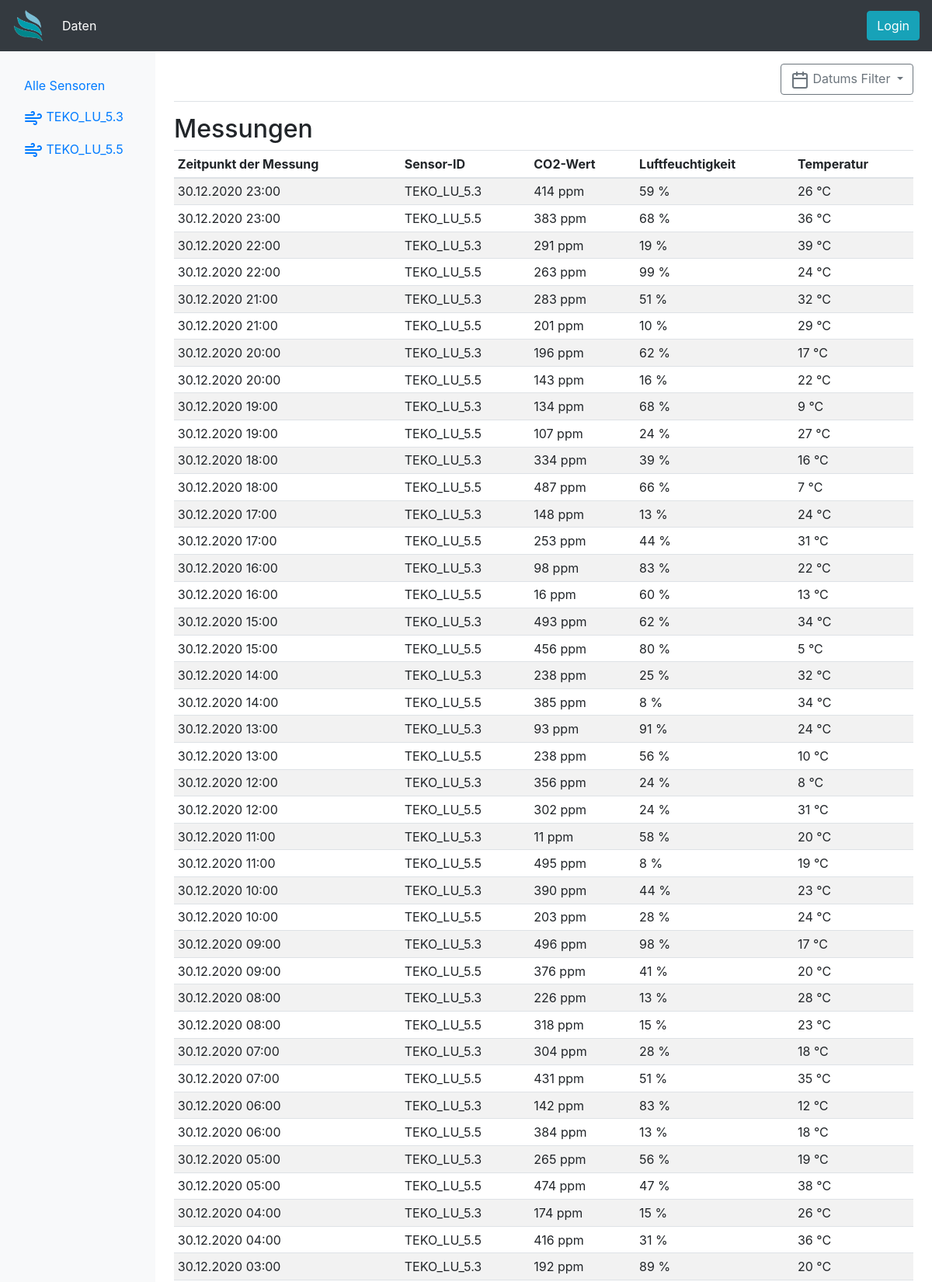
The page / (upper part) on the database its author committed.
### app.py (models this page shows)
class dbSensors(db.Model):
    id = db.Column(db.Integer, primary_key=True)
    sensorid = db.Column(db.String(10), nullable=False)
    sensorsecret = db.Column(db.String(10), nullable=False)
    sensordata = db.relationship('dbSenData', backref='sendata', lazy=True)
    lastseen = db.Column(db.String(20))
    location = db.Column(db.String(50))
    description = db.Column(db.Text)

class dbSenData(db.Model):
    id = db.Column(db.Integer, primary_key=True)
    sensorid = db.Column(db.Integer, db.ForeignKey('db_sensors.id'), nullable=False)
    co2 = db.Column(db.Integer)
    temp = db.Column(db.Integer)
    hum = db.Column(db.Integer)
    timestamp = db.Column(db.String(20), nullable=False)

### app.py (the view, shortened to what this page needs)
@app.route('/', methods=['GET'])    # Handels request for the mainpage
def index():                        # Opens template file and sends it to the user
    currentsensor = request.args.get('currentsensor')   # Gets the selected sensor from the URL
    startdate = request.args.get('startdate')           # Gets the startdate from the URL
    enddate = request.args.get('enddate')               # Gets the enddate from the URL
    if(currentsensor and (startdate == None or enddate == None)):  # Checks if the var is empty
        sensor = dbSensors.query.filter_by(sensorid=currentsensor).first()
        daten = dbSenData.query.filter_by(sendata=sensor).order_by(dbSenData.timestamp.desc()) # Selects just the wanted Sensordata
        chartdata = daten.limit(30)
        showchart = True
    else:   #When the vars are empty
        daten = dbSenData.query.order_by(dbSenData.timestamp.desc()).limit(50)# Selects the last 50 datapoints
        chartdata = daten
        showchart = False
    error=""
    return render_template('index.html', daten=daten, chartdata=chartdata, sensors=dbSensors.query.all(), showchart=showchart, error=error)

### templates/index.html (shortened to what this page needs)
{% extends 'base.html' %}
{% block body %}
{% set error = request.args.get('error') %}
<div class="container-fluid">
  <div class="row">
    <nav class="col-md-2 d-none d-md-block bg-light sidebar">
      <div class="sidebar-sticky">
        <br>
        <ul class="nav flex-column">
          <li class="nav-item">
            <a class="nav-link" href="/">
              Alle Sensoren
            </a>
          </li>
          {% for x in sensors %}
          <li class="nav-item">
            <a class="nav-link" href="/?currentsensor={{x.sensorid}}">
              <span data-feather="wind"></span>
              {{x.sensorid}}
            </a>
          </li>
          {% endfor %}
        </ul>
      </div>
    </nav>
    <main role="main" class="col-md-9 ml-sm-auto col-lg-10 px-4">
      <div
        class="d-flex justify-content-between flex-wrap flex-md-nowrap align-items-center pt-3 pb-2 mb-3 border-bottom">
        <div class="btn-toolbar mb-2 mb-md-0">
          <button type="button" class="btn btn-outline-secondary dropdown-toggle" data-toggle="dropdown"
            aria-haspopup="true" aria-expanded="false">
            <span data-feather="calendar"></span>
            Datums Filter
          </button>
        </div>
      </div>
      <h2>Messungen</h2>
      <div class="table-responsive">
        <table class="table table-striped table-sm">
          <thead>
            <tr>
              <th>Zeitpunkt der Messung</th>
              <th>Sensor-ID</th>
              <th>CO2-Wert</th>
              <th>Luftfeuchtigkeit</th>
              <th>Temperatur</th>
            </tr>
          </thead>
          <tbody>
            {% for x in daten %}
            <tr>
              <td>{{ x.timestamp }}</td>
              <td>{{ x.sendata.sensorid }}</td>
              <td>{{ x.co2}} ppm</td>
              <td>{{ x.hum }} %</td>
              <td>{{ x.temp }} °C</td>
            </tr>
            {% endfor %}
          </tbody>
        </table>
      </div>
    </main>
  </div>
</div>
{% endblock %}

### rows shown on the page
dbSensors: sensorid "TEKO_LU_5.3"
dbSensors: sensorid "TEKO_LU_5.5"
dbSenData: timestamp "30.12.2020 23:00", sendata.sensorid "TEKO_LU_5.3", co2 "414", hum "59", temp "26"
dbSenData: timestamp "30.12.2020 23:00", sendata.sensorid "TEKO_LU_5.5", co2 "383", hum "68", temp "36"
dbSenData: timestamp "30.12.2020 22:00", sendata.sensorid "TEKO_LU_5.3", co2 "291", hum "19", temp "39"
dbSenData: timestamp "30.12.2020 22:00", sendata.sensorid "TEKO_LU_5.5", co2 "263", hum "99", temp "24"
dbSenData: timestamp "30.12.2020 21:00", sendata.sensorid "TEKO_LU_5.3", co2 "283", hum "51", temp "32"
dbSenData: timestamp "30.12.2020 21:00", sendata.sensorid "TEKO_LU_5.5", co2 "201", hum "10", temp "29"
dbSenData: timestamp "30.12.2020 20:00", sendata.sensorid "TEKO_LU_5.3", co2 "196", hum "62", temp "17"
dbSenData: timestamp "30.12.2020 20:00", sendata.sensorid "TEKO_LU_5.5", co2 "143", hum "16", temp "22"
dbSenData: timestamp "30.12.2020 19:00", sendata.sensorid "TEKO_LU_5.3", co2 "134", hum "68", temp "9"
dbSenData: timestamp "30.12.2020 19:00", sendata.sensorid "TEKO_LU_5.5", co2 "107", hum "24", temp "27"
dbSenData: timestamp "30.12.2020 18:00", sendata.sensorid "TEKO_LU_5.3", co2 "334", hum "39", temp "16"
dbSenData: timestamp "30.12.2020 18:00", sendata.sensorid "TEKO_LU_5.5", co2 "487", hum "66", temp "7"
dbSenData: timestamp "30.12.2020 17:00", sendata.sensorid "TEKO_LU_5.3", co2 "148", hum "13", temp "24"
dbSenData: timestamp "30.12.2020 17:00", sendata.sensorid "TEKO_LU_5.5", co2 "253", hum "44", temp "31"
dbSenData: timestamp "30.12.2020 16:00", sendata.sensorid "TEKO_LU_5.3", co2 "98", hum "83", temp "22"
dbSenData: timestamp "30.12.2020 16:00", sendata.sensorid "TEKO_LU_5.5", co2 "16", hum "60", temp "13"
dbSenData: timestamp "30.12.2020 15:00", sendata.sensorid "TEKO_LU_5.3", co2 "493", hum "62", temp "34"
dbSenData: timestamp "30.12.2020 15:00", sendata.sensorid "TEKO_LU_5.5", co2 "456", hum "80", temp "5"
dbSenData: timestamp "30.12.2020 14:00", sendata.sensorid "TEKO_LU_5.3", co2 "238", hum "25", temp "32"
dbSenData: timestamp "30.12.2020 14:00", sendata.sensorid "TEKO_LU_5.5", co2 "385", hum "8", temp "34"
dbSenData: timestamp "30.12.2020 13:00", sendata.sensorid "TEKO_LU_5.3", co2 "93", hum "91", temp "24"
dbSenData: timestamp "30.12.2020 13:00", sendata.sensorid "TEKO_LU_5.5", co2 "238", hum "56", temp "10"
dbSenData: timestamp "30.12.2020 12:00", sendata.sensorid "TEKO_LU_5.3", co2 "356", hum "24", temp "8"
dbSenData: timestamp "30.12.2020 12:00", sendata.sensorid "TEKO_LU_5.5", co2 "302", hum "24", temp "31"
dbSenData: timestamp "30.12.2020 11:00", sendata.sensorid "TEKO_LU_5.3", co2 "11", hum "58", temp "20"
dbSenData: timestamp "30.12.2020 11:00", sendata.sensorid "TEKO_LU_5.5", co2 "495", hum "8", temp "19"
dbSenData: timestamp "30.12.2020 10:00", sendata.sensorid "TEKO_LU_5.3", co2 "390", hum "44", temp "23"
dbSenData: timestamp "30.12.2020 10:00", sendata.sensorid "TEKO_LU_5.5", co2 "203", hum "28", temp "24"
dbSenData: timestamp "30.12.2020 09:00", sendata.sensorid "TEKO_LU_5.3", co2 "496", hum "98", temp "17"
dbSenData: timestamp "30.12.2020 09:00", sendata.sensorid "TEKO_LU_5.5", co2 "376", hum "41", temp "20"
dbSenData: timestamp "30.12.2020 08:00", sendata.sensorid "TEKO_LU_5.3", co2 "226", hum "13", temp "28"
dbSenData: timestamp "30.12.2020 08:00", sendata.sensorid "TEKO_LU_5.5", co2 "318", hum "15", temp "23"
dbSenData: timestamp "30.12.2020 07:00", sendata.sensorid "TEKO_LU_5.3", co2 "304", hum "28", temp "18"
dbSenData: timestamp "30.12.2020 07:00", sendata.sensorid "TEKO_LU_5.5", co2 "431", hum "51", temp "35"
dbSenData: timestamp "30.12.2020 06:00", sendata.sensorid "TEKO_LU_5.3", co2 "142", hum "83", temp "12"
dbSenData: timestamp "30.12.2020 06:00", sendata.sensorid "TEKO_LU_5.5", co2 "384", hum "13", temp "18"
dbSenData: timestamp "30.12.2020 05:00", sendata.sensorid "TEKO_LU_5.3", co2 "265", hum "56", temp "19"
dbSenData: timestamp "30.12.2020 05:00", sendata.sensorid "TEKO_LU_5.5", co2 "474", hum "47", temp "38"
dbSenData: timestamp "30.12.2020 04:00", sendata.sensorid "TEKO_LU_5.3", co2 "174", hum "15", temp "26"
dbSenData: timestamp "30.12.2020 04:00", sendata.sensorid "TEKO_LU_5.5", co2 "416", hum "31", temp "36"
dbSenData: timestamp "30.12.2020 03:00", sendata.sensorid "TEKO_LU_5.3", co2 "192", hum "89", temp "20"
